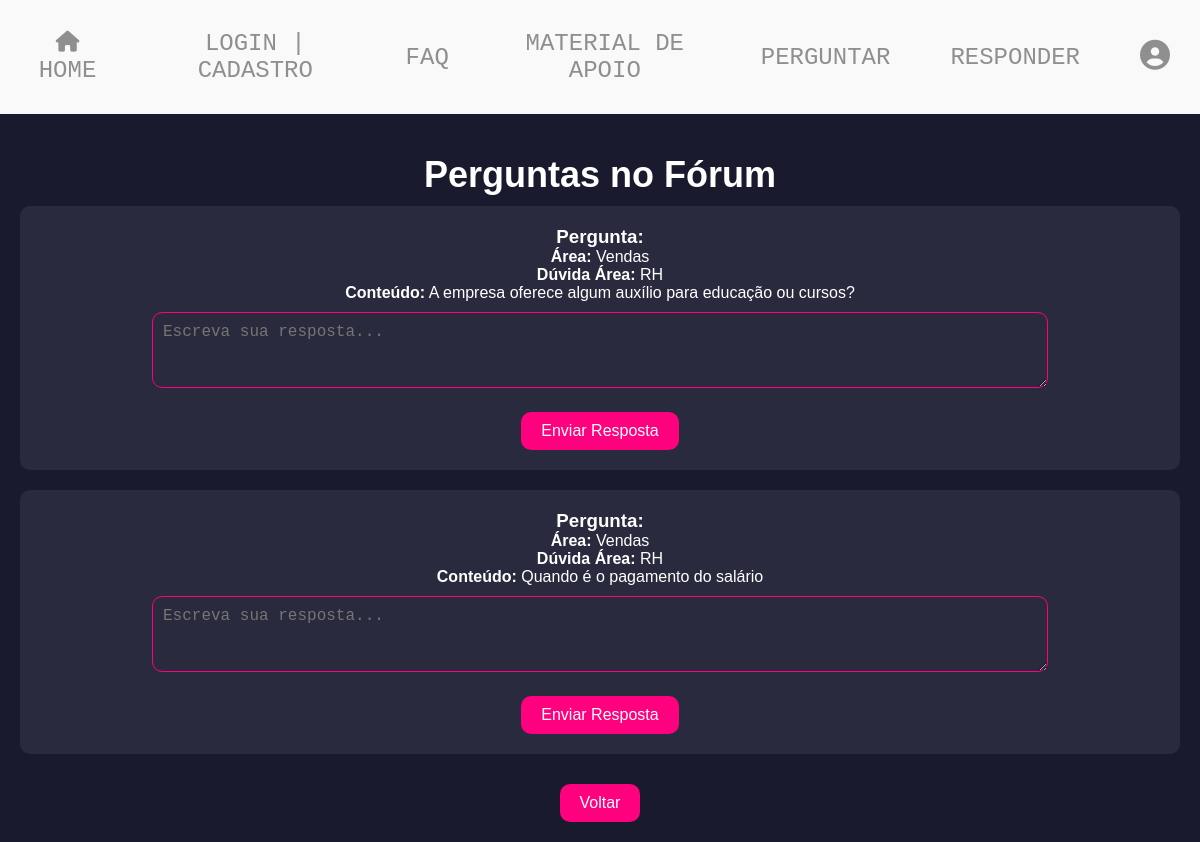
Screenshot of /respostas.php (signed in) with the database file from the repository.
### tables this page shows
CREATE TABLE IF NOT EXISTS `forum_perguntas` (
  `fk_id_usuario` int NOT NULL,
  `id_pergunta` int NOT NULL AUTO_INCREMENT,
  `area` varchar(40) NOT NULL,
  `duvida_area` varchar(40) NOT NULL,
  `pergunta` varchar(500) DEFAULT NULL,
  PRIMARY KEY (`id_pergunta`),
  KEY `fk_id_usuario` (`fk_id_usuario`)
);

### respostas.php (the view, shortened to what this page needs)
<?php
include_once 'conexao.php';
include 'css/css.php';
include_once 'menu.php';
$id_usuario = $_SESSION['id_usuario'];
$sql = "SELECT * FROM forum_perguntas WHERE fk_id_usuario != :id_usuario";
$stmt = $conn->prepare($sql);
$stmt->bindParam(':id_usuario', $id_usuario, PDO::PARAM_INT);
$stmt->execute();
$perguntas = $stmt->fetchAll(PDO::FETCH_ASSOC);
?>
<!DOCTYPE html>
<html lang="pt-br">
<head>
</head>
<body>
    <div class="container">
        <h2>Perguntas no Fórum</h2>
        <?php foreach ($perguntas as $pergunta): ?>
            <div class="pergunta">
                <h3>Pergunta:</h3>
                <p><strong>Área:</strong> <?= htmlspecialchars($pergunta['area']) ?></p>
                <p><strong>Dúvida Área:</strong> <?= htmlspecialchars($pergunta['duvida_area']) ?></p>
                <p><strong>Conteúdo:</strong> <?= htmlspecialchars($pergunta['pergunta']) ?></p>
                <form action="" method="POST">
                    <textarea name="resposta" class="input-field" rows="3" placeholder="Escreva sua resposta..." required></textarea><br>
                    <button type="submit" class="button">Enviar Resposta</button>
                </form>
            </div>
        <?php endforeach; ?>
        <button onclick="history.back()" class="button">Voltar</button>
    </div>
</body>
</html>

### css/css.php (style rules this page uses)
body { background-color: #1a1a2e; font-family: Segoe UI, Tahoma, Geneva, Verdana, sans-serif, Arial; color: #fff; text-align: center; margin: 0; padding: 0; }
.container { margin-top: 50px; }
h2 { font-size: 36px; margin-bottom: 10px; }
.button { background-color: #ff007f; color: #fff; padding: 10px 20px; border: none; border-radius: 10px; cursor: pointer; font-size: 16px; margin-top: 20px; text-decoration: none; }
:root { --rosa: #FF007F; --roxo: #9340ff; --vermelho-primario: #fe797b; --vermelho-secundario: #FC445D; --laranja-primario: #ffb750; --laranja-secundario: #f39c12; --amarelo-primario: #ffea56; --amarelo-secundario: #f1c40f; --verde-primario: #8fe968; --verde-secundario: #7BDB47; --azul-secundario: #e6006b; --roxo-primario: #a587ca; --roxo-secundario: #8c6db6; --cinza-primario: #f9f9f9; --cinza-secundario: #8f8f8f; }
* { padding: 0; margin: 0; box-sizing: border-box; }

### respostas.php (style rules this page uses)
body { background-color: #1a1a2e; font-family: Arial, sans-serif; color: #fff; text-align: center; margin: 0; padding: 0; }
.container { margin-top: 20px; padding: 20px; }
.pergunta { background-color: #2a2a3e; padding: 20px; border-radius: 10px; margin-bottom: 20px; }
.input-field { width: 80%; padding: 10px; margin: 10px 0; border: 1px solid #ff007f; border-radius: 10px; background-color: #2a2a3e; color: #fff; font-size: 16px; }
.button { background-color: #ff007f; color: #fff; padding: 10px 20px; border: none; border-radius: 10px; cursor: pointer; font-size: 16px; margin-top: 10px; }

### rows the page displays
forum_perguntas: area "Vendas", duvida_area "RH", pergunta "A empresa oferece algum auxílio para educação ou cursos?"
forum_perguntas: area "Vendas", duvida_area "RH", pergunta "Quando é o pagamento do salário"
